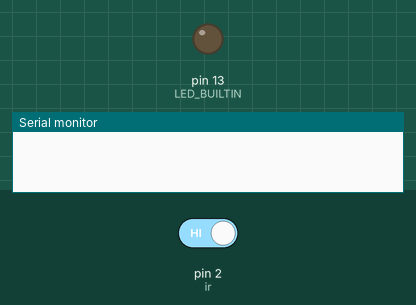
Bench run of a sketch on a simulated Arduino Uno, built with avr-gcc and run on an emulated ATmega328P. On the bench: output pins drawn as LEDs (lit = HIGH), the last lines printed to the serial monitor. The test bench sets the inputs (shaded band); at power-on: pin 2 (ir) HIGH.

Above: at 1.2 s.
1.3 s: pin 2 (ir) driven LOW
At 2.2 s:
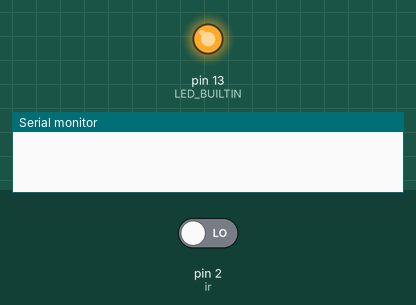
2.8 s: pin 2 (ir) driven HIGH
At 4.2 s:
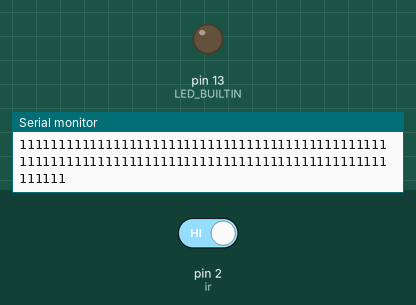
Timing chart, 0 to 5.8 s (numbered marks = the images above; inputs shaded):
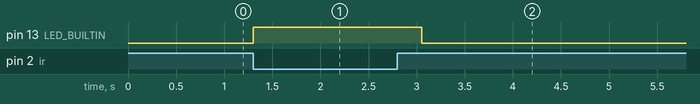

The sketch:

Strob610-4.ino.ino
```cpp
// Strob610-4.ino
// Увеличиваем интервал стробирования и вводим тайм-аут для импульса
// Более устойчивый прием сигнала, но не всегда повторяется при нажатии на одну и ту же клавишу
// Надо пробовать дальше

const int ir = 2;
int t_low = 600+10; // длительность "0" (с запасом), мкс
int t_max = t_low * 4; // таймаут, мкс

void setup() {
  Serial.begin(115200);
  pinMode(LED_BUILTIN, OUTPUT);
  pinMode(ir, INPUT);
}

void loop() {
  int r = digitalRead(ir);
  digitalWrite(LED_BUILTIN, r!=HIGH);
  // если зафиксировали ИК излучение, обрабатываем команду пульта
  if (r==LOW) {
    precess_ir();
  }
}

// читает пакет ИК пульта
void precess_ir() {
  delay(13); // пропустим стандартное начало пакета
  byte bits[100];
  for (int i=0; i<100; i++){
    int bit = readBit();
    bits[i] = bit;
  }
  for (int i=0; i<100; i++){
    Serial.print(bits[i]);
  }
  Serial.println();
}

// читает 1 бит пакета
int readBit() {
  int r1;
  do {
    r1 = digitalRead(ir);
  } while (r1 != HIGH); // ждём передний фронт импульса
  int t1 = micros(); // запоминаем время начала импульса

  int t2;
  int t;
  do {
    r1 = digitalRead(ir);
    t2 = micros(); // запоминаем время опроса (оно же длительность импульса)
    t = t2 - t1; // длительность импульса
  } while ((r1 != LOW) && (t < t_max)); // ждём задний фронт импульса, но не больше таймаута
  //Serial.println(t); // можно вывести длительность импульса

  if (t < t_low) {
    return 0;
  }
  else {
    return 1;
  }
}
```

Measured:
- after the input at 1.3 s, pin 13 (LED_BUILTIN): LOW → HIGH at once
- after the input at 2.8 s, pin 13 (LED_BUILTIN): HIGH → LOW after 0.25 s
